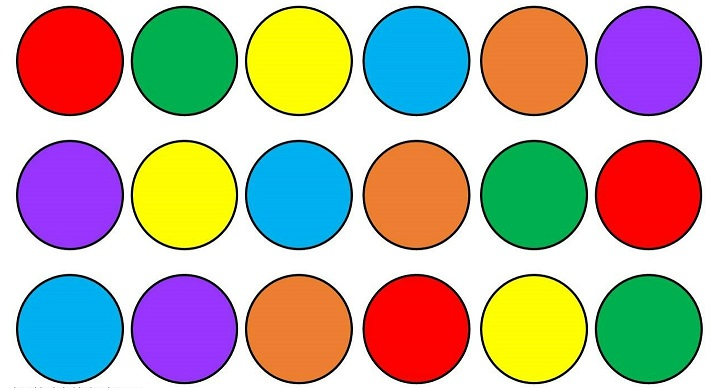
#> input picture BORDES.jpg, 711 x 388 px
$ python 'Detección de bordes y esquinas.py'
#> lines starting #> are read from the running program, lines starting #| are printed output that depends on the picture; after the words box and inside, x2 and y2 are one past the last pixel; in counts of white or black regions, pixels touching at a corner belong together
import numpy as np
import cv2


# Cargamos la imagen
imgB = cv2.imread('BORDES.jpg')
#> imgB is the input picture: shape (388, 711, 3); mean B, G, R 158.4, 172.7, 183.4
cv2.imshow("original", imgB)

# Convertimos a escala de grises
gris = cv2.cvtColor(imgB, cv2.COLOR_BGR2GRAY)
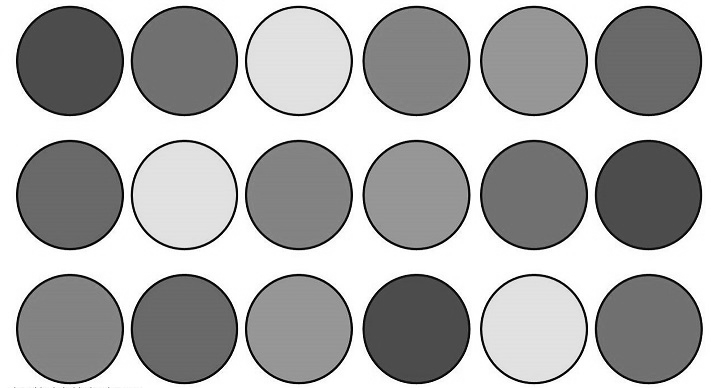
#> gris: shape (388, 711); min 0, max 255, mean 174.3

# Aplicar suavizado Gaussiano
gauss = cv2.GaussianBlur(gris, (5,5), 0)
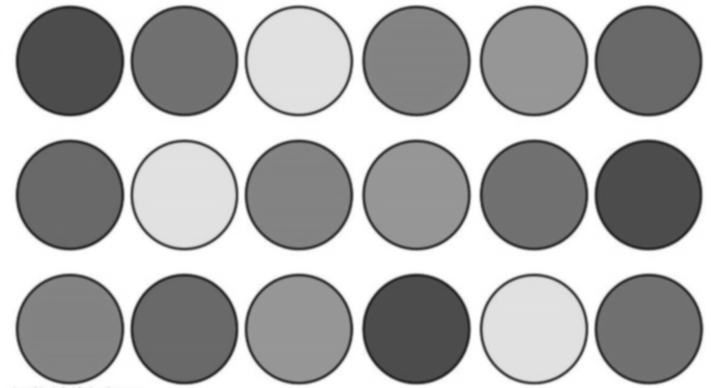
#> gauss: shape (388, 711); min 41, max 255, mean 174.3

cv2.imshow("suavizado", gauss)

# Detectamos los bordes con Canny
canny = cv2.Canny(gauss, 50, 150)
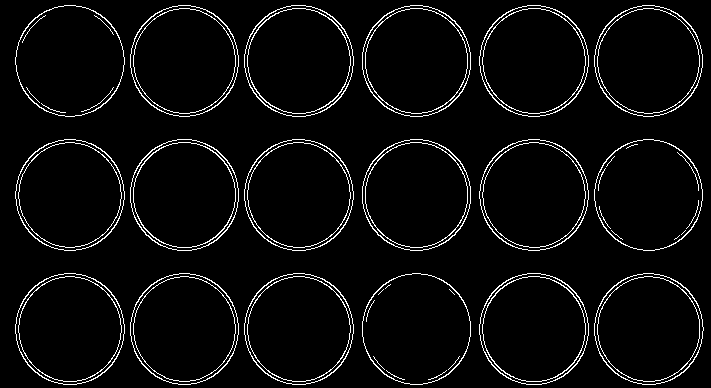
#> canny: shape (388, 711); 4.6% white in thin lines or dots

cv2.imshow("canny", canny)

# Buscamos los contornos
(contornos,_) = cv2.findContours(canny.copy(), cv2.RETR_EXTERNAL, cv2.CHAIN_APPROX_SIMPLE)
#> contornos = 18 contours; largest, box (x1, y1, x2, y2) and area: (479, 273, 589, 385) 9522, (244, 5, 354, 117) 9521, (479, 5, 589, 117) 9498, (244, 273, 354, 385) 9493, (244, 139, 354, 251) 9492

# Mostramos el número de monedas por consola
print("EL programa a encontrado {} objetos".format(len(contornos)))
#| EL programa a encontrado 18 objetos

cv2.drawContours(imgB,contornos,-1,(0,0,255), 2)
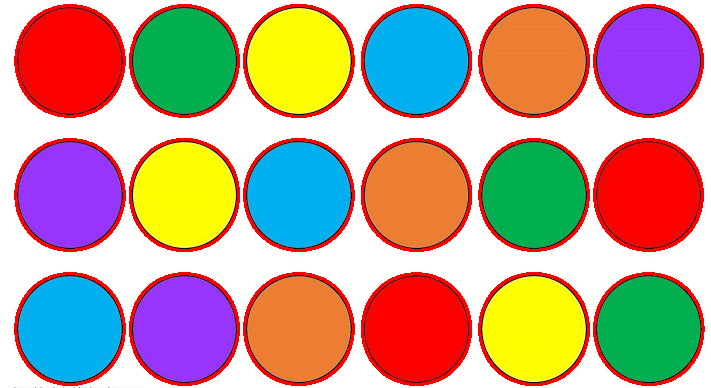
#> imgB: shape (388, 711, 3); 7.76% of pixels changed, all inside (x1, y1, x2, y2) = (14, 4, 705, 386)
cv2.imshow("contornos", imgB)

cv2.waitKey(0)

imgE = cv2.imread('ESQUINAS.jpg')
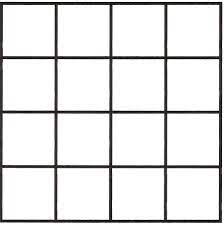
#> input picture ESQUINAS.jpg, 224 x 225 px
#> imgE is the input picture: shape (225, 224, 3); mean B, G, R 227.5, 227.5, 227.6
gray = cv2.cvtColor(imgE,cv2.COLOR_BGR2GRAY)

corners = cv2.goodFeaturesToTrack(gray, 40, 0.01, 10)
#> corners = 27 rows, first 8: [113, 218], [221, 2], [217, 218], [113, 169], [168, 109], [217, 164], [168, 60], [53, 109]
corners = np.int0(corners)

for i in corners:
    x,y = i.ravel()
    cv2.circle(imgE, (x,y), 3, 255, -1)
#> this loop made 27 passes
#> (x, y) on passes 1 to 12: (113, 218), (221, 2), (217, 218), (113, 169), (168, 109), (217, 164), (168, 60), (53, 109), (113, 114), (3, 5), (53, 218), (53, 5)
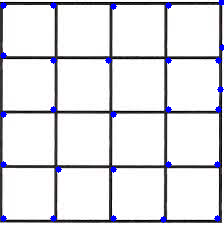
#> imgE: shape (225, 224, 3); 1.54% of pixels changed, all inside (x1, y1, x2, y2) = (0, 0, 224, 223)

cv2.imshow('Detector de Esquinas', imgE)
cv2.waitKey(0)
